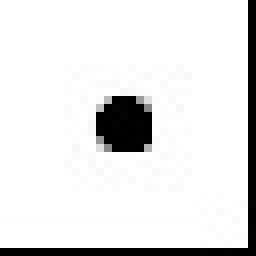
#> input picture 1.jpg, 32 x 32 px (shown 8 times larger)
$ python main.py 1.jpg 3 5
#> lines starting #> are read from the running program, lines starting #| are printed output that depends on the picture
from PIL import Image
import matplotlib.pyplot as plt
import math
import sys


filename = "img.jpg"
scale = 20  # scale of each dice
divisions = 6 # or 12 maybe

print(sys.argv)
if len(sys.argv) > 1:
	print("Found arguments")
	if len(sys.argv) >= 2:
		filename = sys.argv[1]
	if len(sys.argv) >= 3:
		scale = int(sys.argv[2])
	if len(sys.argv) >= 4:
		divisions = int(sys.argv[3])


# Load image
img = Image.open(filename)
#> img is the input picture: PIL image 32x32 RGB; min 0, max 255, mean 228.5
img = img.convert('L')
#> img: PIL image 32x32 L


# sum pixels in each region
img_vals = [ ] # rows


row = 0 # current row
col = 0 # current col

print(f"\nScaling {img.size[1]} x {img.size[0]} to {int(math.floor(img.size[1]/scale))} x {int(math.floor(img.size[0]/scale))}")
#| Scaling 32 x 32 to 10 x 10


#if img.size[0] % scale != 0 or img.size[1] % scale != 0:
#	print(f"Error: Image is not subdividable in {scale} pixel increments. ({img.size[0]}x{img.size[1]})")
#	exit(-1)


for x in range(0, img.size[1], scale):
	img_vals.append( [] ) # col
	for y in range(0, img.size[0], scale):
		# Iterate over pixels of subregion
		darkness = 0
		for px in range(0, scale):
			for py in range(0, scale):
				if(y + py < img.size[0]) and (x+px < img.size[1]):
					darkness += img.getpixel((y+ py, x + px))
		darkness = int(darkness / (scale * scale))
		img_vals[int(x / scale)].append(darkness)
	print(f"[", end="")
	print('=' * (int((x+1)/img.size[1]*100)),end="")
	print('-' * ( 99 - int((x)/img.size[1]*100)),end="")
	print(f"]", end="\r")
#> after the loop, img_vals = 11 items


# find distribution of light/dark regions

all_points = []

for x in range(len(img_vals)):
	for y in range(len(img_vals[x])):
		all_points.append(img_vals[x][y])
#> this loop made 11 passes
#> after the loop, all_points = 121 values, max 255 at index 0, min 0 at index 60, mean 214.7

all_points.sort()

itr = int(math.floor(len(all_points) / divisions))
#> itr = 24

indices = []
for x in range(0, len(all_points), itr):
	indices.append(all_points[x])
#> this loop made 6 passes
#> x on passes 2 to 6: 24, 48, 72, 96, 120
#> after the loop, indices = [0, 85, 254, 255, 255, 255]

#print(indices)
print("")

# place calculate values for each region

img_map = []
for x in range(len(img_vals)):
	img_map.append([])
	for y in range(len(img_vals[x])):
		img_map[x].append(5)
		for i in range(len(indices)-1):
			if img_vals[x][y] < indices[i+1]:
				img_map[x][y] = i
				break
#> after the loop, img_map = 11 items, first 6: [5, 5, 5, 5, 5, 5, 5, 5, 5, 5, 1], [5, 5, 5, 5, 5, 5, 5, 5, 5, 5, 1], [5, 5, 2, 2, 2, 2, 2, 2, 5, 5, 1], [5, 5, 2, 1, 1, 1, 1, 1, 5, 5, 1], [5, 5, 2, 1, 0, 0, 1, 1, 5, 5, 1], [5, 5, 2, 1, 0, 0, 1, 2, 5, 5, 1]


printval = [" ","·","░","▒","▓","█"]

im1 = Image.open("1.jpg")
im2 = Image.open("2.jpg")
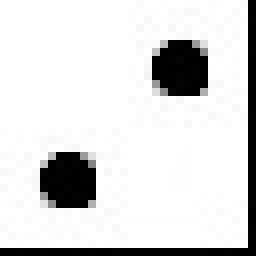
#> input picture 2.jpg, 32 x 32 px (shown 8 times larger)
#> im2 is the input picture: PIL image 32x32 RGB; min 0, max 255, mean 217.9
im3 = Image.open("3.jpg")
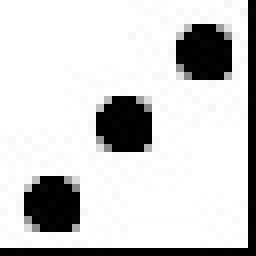
#> input picture 3.jpg, 32 x 32 px (shown 8 times larger)
#> im3 is the input picture: PIL image 32x32 RGB; min 0, max 255, mean 207.4
im4 = Image.open("4.jpg")
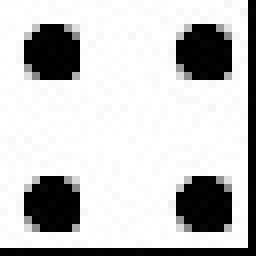
#> input picture 4.jpg, 32 x 32 px (shown 8 times larger)
#> im4 is the input picture: PIL image 32x32 RGB; min 0, max 255, mean 196.8
im5 = Image.open("5.jpg")
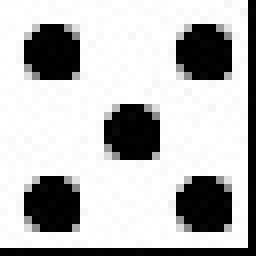
#> input picture 5.jpg, 32 x 32 px (shown 8 times larger)
#> im5 is the input picture: PIL image 32x32 RGB; min 0, max 255, mean 186.4
im6 = Image.open("6.jpg")
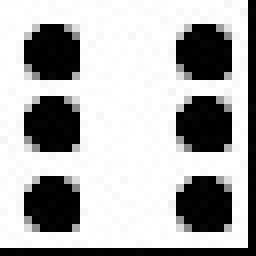
#> input picture 6.jpg, 32 x 32 px (shown 8 times larger)
#> im6 is the input picture: PIL image 32x32 RGB; min 0, max 255, mean 176.2

dicevals = [im6, im5, im4, im3, im2, im1]

composite = Image.new("RGB", ( len(img_map[0])*scale, len(img_map)*scale ), color=(255, 255, 255))
#> composite: PIL image 33x33 RGB; every value is 255

for x in range(len(img_map)):
	for y in range(len(img_map[x])):
		print(printval[img_map[x][y]], end="")
		composite.paste(dicevals[img_map[x][y]].resize((scale, scale)), (y*scale, x*scale))

	print("")
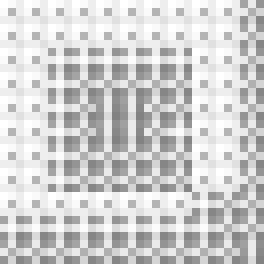
#> composite: PIL image 33x33 RGB (shown 8 times larger); min 131, max 255, mean 207.2


# output image with dice images

composite.save("out.jpg", quality=100)
